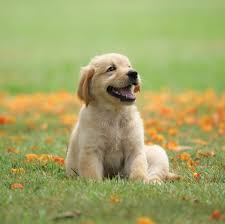
#> input picture dog1.jpg, 225 x 224 px
$ jupyter execute 'GrabCut Algorithm -Remove the backround.ipynb'
#> lines starting #> are read from the running program, lines starting #| are printed output that depends on the picture
[cell 1]
import cv2 as cv
import numpy as np
import matplotlib.pyplot as plt

[cell 2]
# load image

img = cv.imread("dog1.jpg")
#> img is the input picture: shape (224, 225, 3); mean B, G, R 102.4, 164.2, 162
if img is None:
    print("No image found")
else:
    mask = np.zeros(img.shape[:2],np.uint8)

    #Temporary  arrarys used by the alogrithm
    backgroundMask = np.zeros((1,65),np.float64)
    forgroundMask = np.zeros((1,65),np.float64)

    #rectangle around the object (x,y,w,h)
    rec = (50,50,450,290)

    #Apply GrabCut Alogrith
    cv.grabCut(img,mask,rec,backgroundMask,forgroundMask,10,cv.GC_INIT_WITH_RECT)

    #convert to mask to binary
    mask2 = np.where((mask ==2) | (mask ==0),0,1).astype('uint8')

    img_result = img * mask2[:,:,np.newaxis]
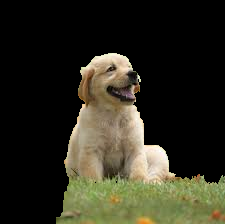
#> img_result: shape (224, 225, 3); mean B, G, R 31.6, 45, 47
    print(img_result)
#> (printed output is left out)

    #display reslut
    image = cv.cvtColor(img_result, cv.COLOR_BGR2RGB)

    plt.imshow(image)
    plt.axis("off")
    plt.title("remove")
    plt.show()


$ run again, with allDog.jpg copied over dog1.jpg
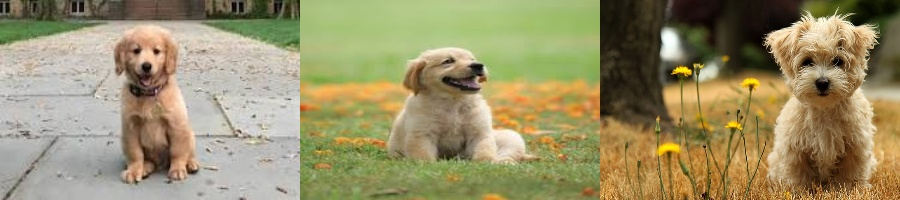
#> input picture allDog.jpg, 900 x 200 px
#> img is the input picture: shape (200, 900, 3); mean B, G, R 104.8, 143.9, 153.2
#> `img_result = img * mask2[:,:,np.newaxis]`:
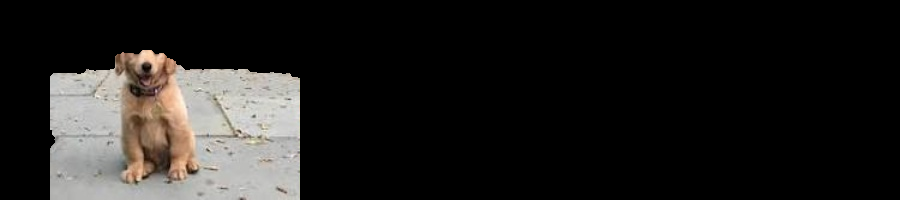
#> img_result: shape (200, 900, 3); mean B, G, R 29.6, 31.3, 32.9
#> (printed output is left out)
